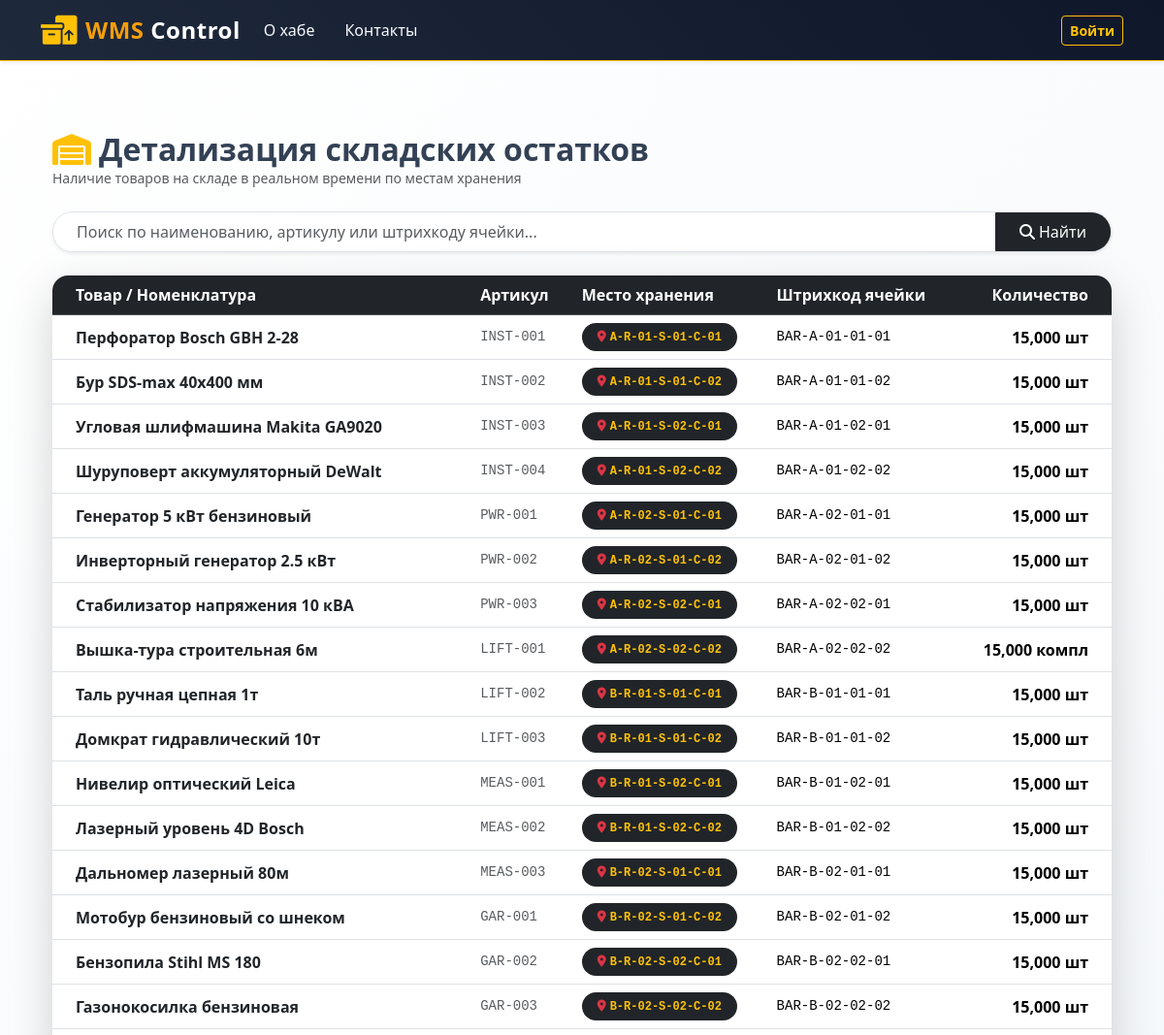
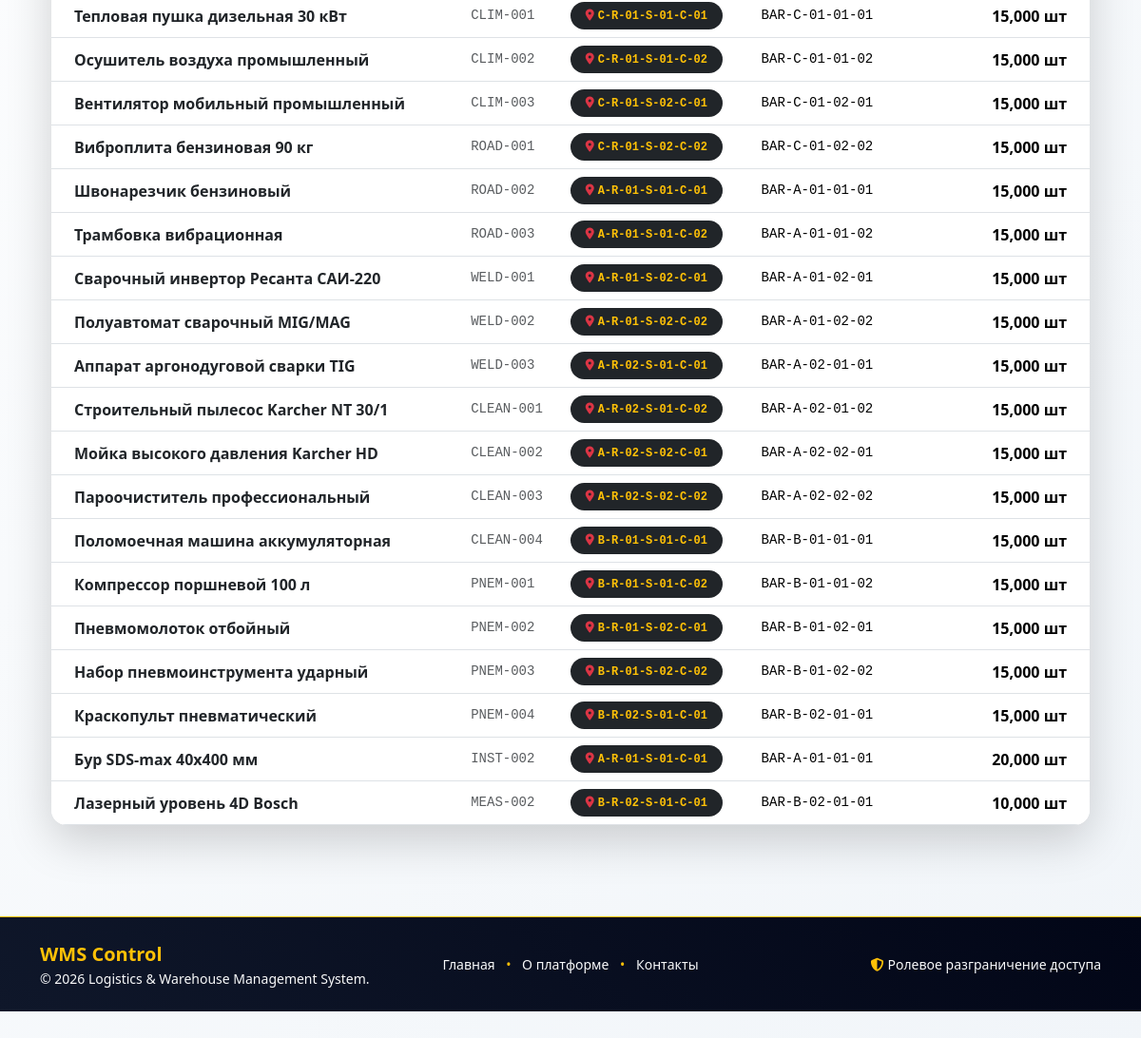
Screenshot of /inventory/balances/ with the database file from the repository (2 pictures, top to bottom).
### inventory/models.py (models this page shows, shortened)
class StockBalance(models.Model):
    product = models.ForeignKey(
        Product,
        on_delete=models.CASCADE,
        related_name='balances',
        verbose_name=_('Product')
    )
    location = models.ForeignKey(
        StorageLocation,
        on_delete=models.CASCADE,
        related_name='balances',
        verbose_name=_('Storage location')
    )
    quantity = models.DecimalField(_('Current quantity'), max_digits=12, decimal_places=3, default=0)
    class Meta:
        verbose_name = _('Stock balance')
        verbose_name_plural = _('Stock balances')
        unique_together = ('product', 'location')

class Product(models.Model):
    category = models.ForeignKey(
        Category,
        on_delete=models.CASCADE,
        related_name='products',
        verbose_name=_('Category')
    )
    sku = models.CharField(_('SKU / Article'), max_length=50, unique=True)
    barcode = models.CharField(_('Barcode'), max_length=100, unique=True, blank=True, null=True)
    name = models.CharField(_('Product name'), max_length=200)
    unit = models.CharField(_('Unit of measurement'), max_length=20, default='pcs')
    min_stock = models.DecimalField(_('Minimum stock balance'), max_digits=12, decimal_places=3, default=0)
    description = models.TextField(_('Description'), blank=True)
    image = models.ImageField(_('Product image'), upload_to='products/', blank=True, null=True)
    is_active = models.BooleanField(_('Is active status'), default=True)
    class Meta:
        verbose_name = _('Product')
        verbose_name_plural = _('Products')
        ordering = ['name']

class StorageLocation(models.Model):
    zone = models.CharField(_('Warehouse zone'), max_length=50)
    rack = models.CharField(_('Rack'), max_length=50)
    shelf = models.CharField(_('Shelf / Level'), max_length=50)
    cell = models.CharField(_('Cell / Position'), max_length=50)
    barcode = models.CharField(_('Location barcode'), max_length=100, unique=True, blank=True, null=True)
    class Meta:
        verbose_name = _('Storage location')
        verbose_name_plural = _('Storage locations')
        ordering = ['zone', 'rack', 'shelf', 'cell']
        unique_together = ('zone', 'rack', 'shelf', 'cell')
    def __str__(self):
        return f"{self.zone}-{self.rack}-{self.shelf}-{self.cell}"

### inventory/views.py (the view, shortened to what this page needs)
# urls.py: path('balances/', views.stock_balance_list, name='stock_balance_list'),
def stock_balance_list(request):
    balances = StockBalance.objects.select_related('product', 'location', 'product__category').filter(quantity__gt=0)
    query = request.GET.get('q')
    context = {
        'balances': balances,
        'search_query': query or '',
    }
    return render(request, 'inventory/stock_balance_list.html', context)

### templates/inventory/stock_balance_list.html (shortened to what this page needs)
{% extends 'base.html' %}
{% load i18n %}
{% block content %}
<div class="container py-4 py-lg-5">
    <div class="d-flex justify-content-between align-items-center mb-4">
        <div>
            <h2 class="fw-bold mb-0"><i class="fa-solid fa-warehouse text-warning me-2"></i>{% translate "Stock Balances Breakdown" %}</h2>
            <p class="text-muted small mb-0">{% translate "Real-time product availability across warehouse storage locations" %}</p>
        </div>
    </div>
	<form method="get" class="mb-4">
		<div class="input-group shadow-sm rounded-pill overflow-hidden bg-white border">
			<input type="text" name="q" class="form-control border-0 px-4 py-2 shadow-none" placeholder="{% translate 'Search by product name, SKU, or cell barcode...' %}" value="{{ search_query }}">
			<button class="btn btn-dark px-4" type="submit">
				<i class="fa-solid fa-magnifying-glass me-1"></i>{% translate "Search" %}
			</button>
		</div>
	</form>
    <div class="card border-0 shadow-lg rounded-4 overflow-hidden">
        <div class="table-responsive">
            <table class="table table-hover align-middle mb-0">
                <thead class="table-dark">
                    <tr>
                        <th scope="col" class="ps-4">{% translate "Product" %}</th>
                        <th scope="col">{% translate "SKU" %}</th>
                        <th scope="col">{% translate "Storage Location" %}</th>
                        <th scope="col">{% translate "Cell Barcode" %}</th>
                        <th scope="col" class="text-end pe-4">{% translate "Quantity" %}</th>
                    </tr>
                </thead>
                <tbody>
                    {% for balance in balances %}
                        <tr>
                            <td class="ps-4 fw-bold">
                                <a href="{% url 'inventory:product_details' balance.product.id %}" class="text-decoration-none text-dark">
                                    {{ balance.product.name }}
                                </a>
                            </td>
                            <td class="font-monospace text-muted small">{{ balance.product.sku }}</td>
                            <td>
                                <span class="badge bg-dark text-warning font-monospace px-3 py-2 rounded-pill">
                                    <i class="fa-solid fa-location-dot me-1 text-danger"></i>{{ balance.location }}
                                </span>
                            </td>
                            <td class="font-monospace small">{{ balance.location.barcode|default:"—" }}</td>
                            <td class="text-end pe-4 fw-bold fs-6">{{ balance.quantity }} {{ balance.product.unit }}</td>
                        </tr>
                    {% endfor %}
                </tbody>
            </table>
        </div>
    </div>
</div>
{% endblock %}

### static/css/site.css (style rules this page uses)
:root { --navbar-background-color-light: #1E293B; --navbar-background-color-dark: #0F172A; --navbar-text-color-light: #F8FAFC; --navbar-text-color-dark: #F59E0B; --header-background-color-light: #F8FAFC; --header-background-color-dark: #E2E8F0; --header-text-color-light: #1E293B; --header-text-color-dark: #0F172A; --main-background-color-light: #FFFFFF; --main-background-color-dark: #F1F5F9; --main-text-color: #334155; --main-header-color: #0F172A; --card-background-color-light: #FFFFFF; --card-background-color-dark: #E2E8F0; --card-text-color-light: #1E293B; --card-text-color-dark: #0F172A; --table-background-color-light: #FFFFFF; --table-background-color-dark: #F8FAFC; --table-text-color: #1E293B; --footer-background-color-light: #0F172A; --footer-background-color-dark: #020617; --footer-text-color-light: #94A3B8; --footer-text-color-dark: #E2E8F0; --star-size: 30px; --star-color: #F59E0B; --star-background: #64748B; }
html { font-size: 14px; }
@media (min-width: 768px) { html { font-size: 16px; } }
html { position: relative; min-height: 100%; }
body { margin-bottom: 60px; color: var(--main-text-color); background-image: linear-gradient(135deg, var(--main-background-color-light), var(--main-background-color-dark)); background-attachment: fixed; }

### rows the page displays
StockBalance: product.name "Перфоратор Bosch GBH 2-28", product.sku "INST-001", location "A-R-01-S-01-C-01", location.barcode "BAR-A-01-01-01", quantity "15,000", product.unit "шт"
StockBalance: product.name "Бур SDS-max 40x400 мм", product.sku "INST-002", location "A-R-01-S-01-C-02", location.barcode "BAR-A-01-01-02", quantity "15,000", product.unit "шт"
StockBalance: product.name "Угловая шлифмашина Makita GA9020", product.sku "INST-003", location "A-R-01-S-02-C-01", location.barcode "BAR-A-01-02-01", quantity "15,000", product.unit "шт"
StockBalance: product.name "Шуруповерт аккумуляторный DeWalt", product.sku "INST-004", location "A-R-01-S-02-C-02", location.barcode "BAR-A-01-02-02", quantity "15,000", product.unit "шт"
StockBalance: product.name "Генератор 5 кВт бензиновый", product.sku "PWR-001", location "A-R-02-S-01-C-01", location.barcode "BAR-A-02-01-01", quantity "15,000", product.unit "шт"
StockBalance: product.name "Инверторный генератор 2.5 кВт", product.sku "PWR-002", location "A-R-02-S-01-C-02", location.barcode "BAR-A-02-01-02", quantity "15,000", product.unit "шт"
StockBalance: product.name "Стабилизатор напряжения 10 кВА", product.sku "PWR-003", location "A-R-02-S-02-C-01", location.barcode "BAR-A-02-02-01", quantity "15,000", product.unit "шт"
StockBalance: product.name "Вышка-тура строительная 6м", product.sku "LIFT-001", location "A-R-02-S-02-C-02", location.barcode "BAR-A-02-02-02", quantity "15,000", product.unit "компл"
StockBalance: product.name "Таль ручная цепная 1т", product.sku "LIFT-002", location "B-R-01-S-01-C-01", location.barcode "BAR-B-01-01-01", quantity "15,000", product.unit "шт"
StockBalance: product.name "Домкрат гидравлический 10т", product.sku "LIFT-003", location "B-R-01-S-01-C-02", location.barcode "BAR-B-01-01-02", quantity "15,000", product.unit "шт"
StockBalance: product.name "Нивелир оптический Leica", product.sku "MEAS-001", location "B-R-01-S-02-C-01", location.barcode "BAR-B-01-02-01", quantity "15,000", product.unit "шт"
StockBalance: product.name "Лазерный уровень 4D Bosch", product.sku "MEAS-002", location "B-R-01-S-02-C-02", location.barcode "BAR-B-01-02-02", quantity "15,000", product.unit "шт"
StockBalance: product.name "Дальномер лазерный 80м", product.sku "MEAS-003", location "B-R-02-S-01-C-01", location.barcode "BAR-B-02-01-01", quantity "15,000", product.unit "шт"
StockBalance: product.name "Мотобур бензиновый со шнеком", product.sku "GAR-001", location "B-R-02-S-01-C-02", location.barcode "BAR-B-02-01-02", quantity "15,000", product.unit "шт"
StockBalance: product.name "Бензопила Stihl MS 180", product.sku "GAR-002", location "B-R-02-S-02-C-01", location.barcode "BAR-B-02-02-01", quantity "15,000", product.unit "шт"
StockBalance: product.name "Газонокосилка бензиновая", product.sku "GAR-003", location "B-R-02-S-02-C-02", location.barcode "BAR-B-02-02-02", quantity "15,000", product.unit "шт"
StockBalance: product.name "Тепловая пушка дизельная 30 кВт", product.sku "CLIM-001", location "C-R-01-S-01-C-01", location.barcode "BAR-C-01-01-01", quantity "15,000", product.unit "шт"
StockBalance: product.name "Осушитель воздуха промышленный", product.sku "CLIM-002", location "C-R-01-S-01-C-02", location.barcode "BAR-C-01-01-02", quantity "15,000", product.unit "шт"
StockBalance: product.name "Вентилятор мобильный промышленный", product.sku "CLIM-003", location "C-R-01-S-02-C-01", location.barcode "BAR-C-01-02-01", quantity "15,000", product.unit "шт"
StockBalance: product.name "Виброплита бензиновая 90 кг", product.sku "ROAD-001", location "C-R-01-S-02-C-02", location.barcode "BAR-C-01-02-02", quantity "15,000", product.unit "шт"
StockBalance: product.name "Швонарезчик бензиновый", product.sku "ROAD-002", location "A-R-01-S-01-C-01", location.barcode "BAR-A-01-01-01", quantity "15,000", product.unit "шт"
StockBalance: product.name "Трамбовка вибрационная", product.sku "ROAD-003", location "A-R-01-S-01-C-02", location.barcode "BAR-A-01-01-02", quantity "15,000", product.unit "шт"
StockBalance: product.name "Сварочный инвертор Ресанта САИ-220", product.sku "WELD-001", location "A-R-01-S-02-C-01", location.barcode "BAR-A-01-02-01", quantity "15,000", product.unit "шт"
StockBalance: product.name "Полуавтомат сварочный MIG/MAG", product.sku "WELD-002", location "A-R-01-S-02-C-02", location.barcode "BAR-A-01-02-02", quantity "15,000", product.unit "шт"
StockBalance: product.name "Аппарат аргонодуговой сварки TIG", product.sku "WELD-003", location "A-R-02-S-01-C-01", location.barcode "BAR-A-02-01-01", quantity "15,000", product.unit "шт"
StockBalance: product.name "Строительный пылесос Karcher NT 30/1", product.sku "CLEAN-001", location "A-R-02-S-01-C-02", location.barcode "BAR-A-02-01-02", quantity "15,000", product.unit "шт"
StockBalance: product.name "Мойка высокого давления Karcher HD", product.sku "CLEAN-002", location "A-R-02-S-02-C-01", location.barcode "BAR-A-02-02-01", quantity "15,000", product.unit "шт"
StockBalance: product.name "Пароочиститель профессиональный", product.sku "CLEAN-003", location "A-R-02-S-02-C-02", location.barcode "BAR-A-02-02-02", quantity "15,000", product.unit "шт"
StockBalance: product.name "Поломоечная машина аккумуляторная", product.sku "CLEAN-004", location "B-R-01-S-01-C-01", location.barcode "BAR-B-01-01-01", quantity "15,000", product.unit "шт"
StockBalance: product.name "Компрессор поршневой 100 л", product.sku "PNEM-001", location "B-R-01-S-01-C-02", location.barcode "BAR-B-01-01-02", quantity "15,000", product.unit "шт"
StockBalance: product.name "Пневмомолоток отбойный", product.sku "PNEM-002", location "B-R-01-S-02-C-01", location.barcode "BAR-B-01-02-01", quantity "15,000", product.unit "шт"
StockBalance: product.name "Набор пневмоинструмента ударный", product.sku "PNEM-003", location "B-R-01-S-02-C-02", location.barcode "BAR-B-01-02-02", quantity "15,000", product.unit "шт"
StockBalance: product.name "Краскопульт пневматический", product.sku "PNEM-004", location "B-R-02-S-01-C-01", location.barcode "BAR-B-02-01-01", quantity "15,000", product.unit "шт"
StockBalance: product.name "Бур SDS-max 40x400 мм", product.sku "INST-002", location "A-R-01-S-01-C-01", location.barcode "BAR-A-01-01-01", quantity "20,000", product.unit "шт"
StockBalance: product.name "Лазерный уровень 4D Bosch", product.sku "MEAS-002", location "B-R-02-S-01-C-01", location.barcode "BAR-B-02-01-01", quantity "10,000", product.unit "шт"
